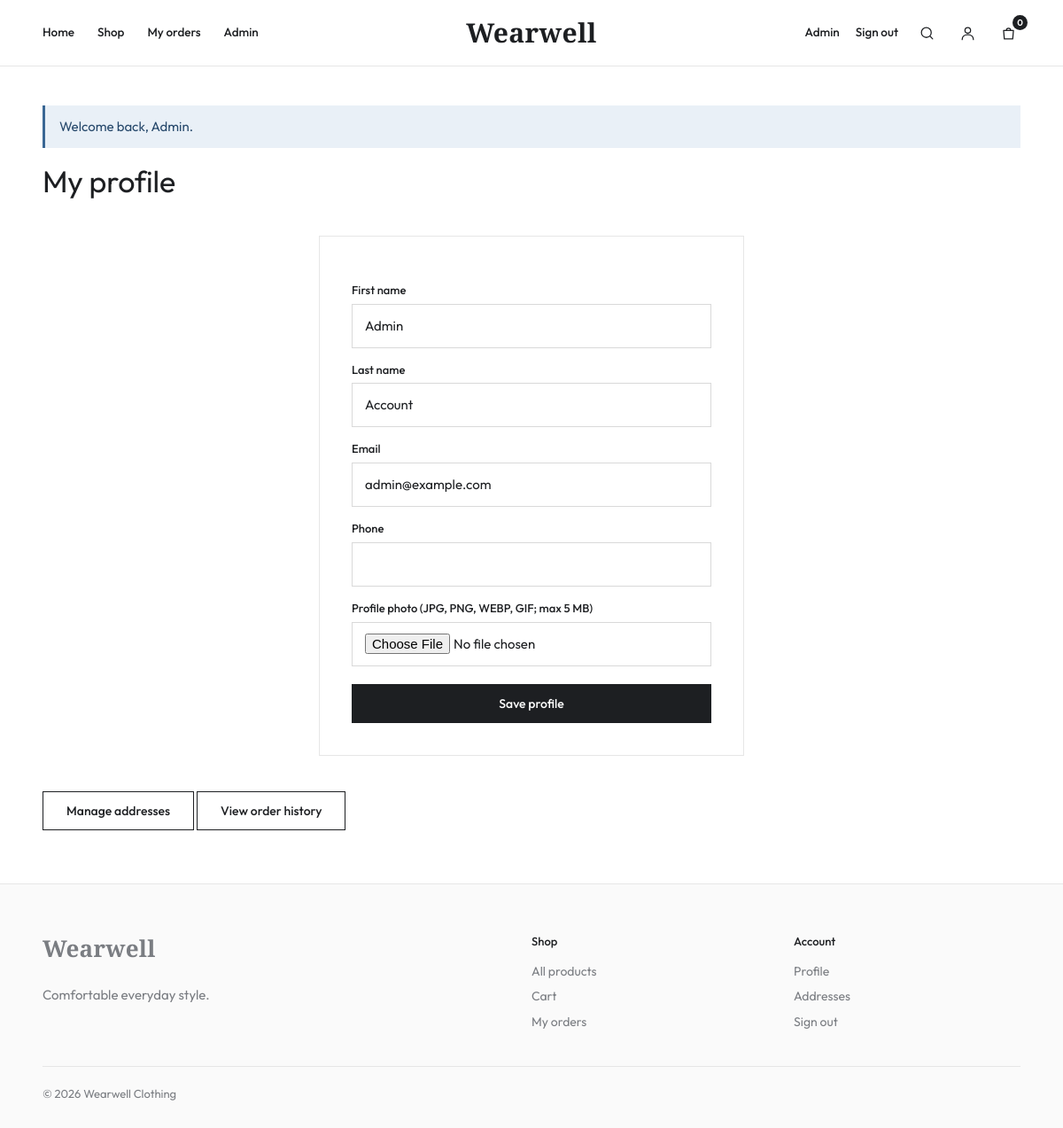
Screenshot of /user/profile.php (signed in) with the database file from the repository.
### tables this page shows
CREATE TABLE users (
    user_id BIGINT UNSIGNED AUTO_INCREMENT PRIMARY KEY,
    role_name ENUM('Customer', 'Admin') NOT NULL DEFAULT 'Customer',
    status_id TINYINT UNSIGNED NOT NULL,
    first_name VARCHAR(80) NOT NULL,
    last_name VARCHAR(80) NOT NULL,
    email VARCHAR(190) NOT NULL UNIQUE,
    password_hash VARCHAR(255) NOT NULL,
    phone VARCHAR(30) NULL,
    profile_photo VARCHAR(255) NULL,
    created_at TIMESTAMP NOT NULL DEFAULT CURRENT_TIMESTAMP,
    updated_at TIMESTAMP NOT NULL DEFAULT CURRENT_TIMESTAMP ON UPDATE CURRENT_TIMESTAMP,
    CONSTRAINT fk_users_status FOREIGN KEY (status_id) REFERENCES account_statuses (status_id)
);

### includes/functions.php (called while the page is built, shortened)
<?php
function e(mixed $value): string
{
    return htmlspecialchars((string) $value, ENT_QUOTES, "UTF-8");
}
function current_user(): ?array
{
    return $_SESSION["user"] ?? null;
}
function cart_count(PDO $pdo): int
{
    $q = $pdo->prepare(
        "SELECT COALESCE(SUM(quantity),0) FROM cart_items WHERE user_id=?",
    );
    $q->execute([current_user()["id"]]);
    return (int) $q->fetchColumn();
}

### user/profile.php (the view, shortened to what this page needs)
<?php
require_once __DIR__ . "/../includes/functions.php";
$q = $pdo->prepare(
    "SELECT first_name,last_name,email,phone,profile_photo FROM users WHERE user_id=?",
);
$q->execute([current_user()["id"]]);
$profile = $q->fetch();
require __DIR__ . "/../includes/header.php";
?>
<h1 class="page-title">My profile</h1>
<form class="form-card" method="post" enctype="multipart/form-data">
  <input type="hidden" name="csrf" value="<?= e(
      csrf_token(),
  ) ?>" /><label>First name</label><input name="first_name" value="<?= e(
    $profile["first_name"],
) ?>" /><label>Last name</label
  ><input name="last_name" value="<?= e(
      $profile["last_name"],
  ) ?>" /><label>Email</label><input name="email" value="<?= e(
    $profile["email"],
) ?>" /><label>Phone</label><input name="phone" value="<?= e(
    $profile["phone"] ?? "",
) ?>" /><label
    >Profile photo (JPG, PNG, WEBP, GIF; max 5 MB)</label
  ><input type="file" name="profile_photo" accept="image/jpeg,image/png,image/webp,image/gif" /><?php if (
      $profile["profile_photo"]
  ): ?>
  <p><img style="max-width: 140px; border-radius: 50%" src="<?= APP_BASE .
      "/" .
      e($profile["profile_photo"]) ?>" alt="Profile photo" /></p>
  <?php endif; ?>
  <button>Save profile</button>
</form>
<p><a class="button secondary" href="<?= APP_BASE ?>/user/addresses.php">Manage addresses</a> <a class="button secondary" href="<?= APP_BASE ?>/orders.php">View order history</a></p>
<?php require __DIR__ . "/../includes/footer.php"; ?>

### includes/header.php (shortened to what this page needs)
<?php
require_once __DIR__ . "/functions.php";
$pageTitle = $pageTitle ?? "Wearwell Clothing";
$notice = $_SESSION["flash"] ?? null;
$fullWidth = $fullWidth ?? false;
$bodyClass = $bodyClass ?? "";
$isAdmin = (current_user()["role"] ?? "") === "Admin";
$currentAdminPage = basename($_SERVER["SCRIPT_NAME"] ?? "");
$isAdminPage =
    $isAdmin &&
    strpos($_SERVER["SCRIPT_NAME"] ?? "", "/admin/") !== false &&
    $currentAdminPage !== "index.php";
?>
<!doctype html>
<html lang="en">
    <head>
        <link
            rel="stylesheet"
            href="/clothing-store-backup/assets/css/style.css?v=<?= filemtime(
                __DIR__ . "/../assets/css/style.css",
            ) ?>"
        >
    </head>
    <body class="<?= e(
        trim($bodyClass . ($isAdminPage ? " admin-body" : "")),
    ) ?>">
        <?php if ($isAdminPage): ?>
            <div class="admin-shell">
                <aside class="admin-sidebar">
                    <a class="admin-brand" href="/clothing-store-backup/admin/index.php">
                        <svg viewBox="0 0 24 24" aria-hidden="true">
                            <path d="m3 7 9-4 9 4-9 4-9-4zM3 12l9 4 9-4M3 17l9 4 9-4"/>
                        </svg>
                        <span>Wearwell Admin</span>
                    </a>
                    <nav class="admin-nav" aria-label="Admin navigation">
                        <?php
                        $adminNav = [
                            [
                                "index.php",
                                "Dashboard",
                                "M3 3h7v7H3zM14 3h7v7h-7zM14 14h7v7h-7zM3 14h7v7H3z",
                            ],
                            [
                                "catalog.php",
                                "Catalog",
                                "M4 4h16v16H4zM8 8h8M8 12h8M8 16h5",
                            ],
                            [
                                "products.php",
                                "Products",
                                "M4 7h16l-1 13H5L4 7zM9 7a3 3 0 0 1 6 0",
                            ],
                            [
                                "orders.php",
                                "Orders",
                                "M5 4h14v17H5zM8 8h8M8 12h8M8 16h5",
                            ],
                            [
                                "users.php",
                                "Customers",
                                "M16 21v-2a4 4 0 0 0-4-4H8a4 4 0 0 0-4 4v2M10 11a4 4 0 1 0 0-8 4 4 0 0 0 0 8M20 8v6M17 11h6",
                            ],
                            [
                                "expenses.php",
                                "Expenses",
                                "M12 2v20M17 5H9.5a3.5 3.5 0 0 0 0 7h5a3.5 3.5 0 0 1 0 7H6",
                            ],
                            [
                                "reports.php",
                                "Reports",
                                "M4 19V5M4 19h17M8 15l4-4 3 2 5-6",
                            ],
                        ];
                        foreach ($adminNav as [$file, $label, $icon]):
                            $active = $currentAdminPage === $file; ?>
                            <a
                                class="admin-nav-link<?= $active
                                    ? " active"
                                    : "" ?>"
                                href="/clothing-store-backup/admin/<?= e(
                                    $file,
                                ) ?>"
                                <?= $active ? 'aria-current="page"' : "" ?>
                            >
                                <svg viewBox="0 0 24 24" aria-hidden="true">
                                    <path d="<?= e($icon) ?>"/>
                                </svg>
                                <span><?= e($label) ?></span>
                            </a>
                        <?php
                        endforeach;
                        ?>
                    </nav>
                    <div class="admin-sidebar-bottom">
                        <a class="admin-store-link" href="/clothing-store-backup/index.php">
                            <svg viewBox="0 0 24 24" aria-hidden="true">
                                <path d="M3 10h18l-2-6H5l-2 6ZM5 10v10h14V10M9 20v-6h6v6"/>
                            </svg>
                            View storefront
                        </a>
                        <a class="admin-signout" href="/clothing-store-backup/user/logout.php">
                            Sign out
                        </a>
                    </div>
                </aside>
                <div class="admin-workspace">
                    <header class="admin-topbar">
                        <?php if ($currentAdminPage === "index.php"): ?>
                            <h1><?= e($pageTitle) ?></h1>
                        <?php endif; ?>
                        <form
                            class="admin-search"
                            method="get"
                            action="/clothing-store-backup/admin/index.php"
                        >
                            <svg viewBox="0 0 24 24" aria-hidden="true">
                                <circle cx="11" cy="11" r="7"/>
                                <path d="m21 21-4.3-4.3"/>
                            </svg>
                            <input
                                type="search"
                                name="q"
                                value="<?= e($_GET["q"] ?? "") ?>"
                                placeholder="Search orders by ID or customer…"
                                aria-label="Search orders by number or customer"
                            >
                        </form>
                        <div class="admin-account">
                            <a
                                class="admin-top-action"
                                href="/clothing-store-backup/admin/orders.php"
                                aria-label="Orders"
                            >
                                <svg viewBox="0 0 24 24" aria-hidden="true">
                                    <path d="M4 5h2l2.2 10.2a2 2 0 0 0 2 1.6h7.6a2 2 0 0 0 2-1.6L21 8H7M10 21h.01M18 21h.01"/>
                                </svg>
                            </a>
                            <a
                                class="admin-top-action"
                                href="/clothing-store-backup/admin/users.php"
                                aria-label="Customers"
                            >
                                <svg viewBox="0 0 24 24" aria-hidden="true">
                                    <path d="M21 11.5a8.4 8.4 0 0 1-.9 3.8 8.5 8.5 0 0 1-7.6 4.7 8.4 8.4 0 0 1-3.8-.9L3 21l1.9-5.7a8.4 8.4 0 0 1-.9-3.8 8.5 8.5 0 0 1 4.7-7.6 8.4 8.4 0 0 1 3.8-.9h.5a8.5 8.5 0 0 1 8 8v.5z"/>
                                </svg>
                            </a>
                            <span class="admin-avatar" aria-hidden="true">
                                <?= e(
                                    strtoupper(
                                        substr(
                                            current_user()["name"] ?? "A",
                                            0,
                                            1,
                                        ),
                                    ),
                                ) ?>
                            </span>
                        </div>
                    </header>
                    <main class="admin-main">
        <?php else: ?>
            <?php $headerCartCount = cart_count($pdo); ?>
            <header class="site-header">
                <nav aria-label="Main">
                    <a href="/clothing-store-backup/index.php">Home</a>
                    <a href="/clothing-store-backup/shop.php">Shop</a>
                    <?php if (current_user()): ?>
                        <a href="/clothing-store-backup/orders.php">My orders</a>
                    <?php endif; ?>
                    <?php if ($isAdmin): ?>
                        <a href="/clothing-store-backup/admin/index.php">Admin</a>
                    <?php endif; ?>
                </nav>
                <a class="brand" href="/clothing-store-backup/index.php">
                    Wearwell<span> Clothing</span>
                </a>
                <div class="header-tools">
                    <?php if (current_user()): ?>
                        <a
                            class="user-name"
                            href="/clothing-store-backup/user/profile.php"
                        >
                            <?= e(current_user()["name"]) ?>
                        </a>
                        <a href="/clothing-store-backup/user/logout.php">Sign out</a>
                    <?php else: ?>
                        <a href="/clothing-store-backup/user/login.php">Sign in</a>
                    <?php endif; ?>
                    <?php if ($currentAdminPage !== "index.php"): ?>
                        <button
                            type="button"
                            class="icon-btn"
                            data-search-toggle
                            aria-label="Search products"
                        >
                            <svg viewBox="0 0 24 24">
                                <circle cx="11" cy="11" r="7"/>
                                <path d="m20 20-3.5-3.5"/>
                            </svg>
                        </button>
                    <?php endif; ?>
                    <a
                        class="icon-btn"
                        href="/clothing-store-backup/user/profile.php"
                        aria-label="Account"
                    >
                        <svg viewBox="0 0 24 24">
                            <circle cx="12" cy="8" r="4"/>
                            <path d="M4 21c0-4.4 3.6-7 8-7s8 2.6 8 7"/>
                        </svg>
                    </a>
                    <a
                        class="icon-btn"
                        href="/clothing-store-backup/cart.php"
                        aria-label="Cart, <?= $headerCartCount ?> items"
                    >
                        <svg viewBox="0 0 24 24">
                            <path d="M5 8h14l-1 12H6L5 8Z"/>
                            <path d="M9 8a3 3 0 0 1 6 0"/>
                        </svg>
                        <span class="cart-count"><?= $headerCartCount ?></span>
                    </a>
                </div>
            </header>
            <main class="<?= $fullWidth ? "main-full" : "container" ?>">
        <?php endif; ?>
        <?php if ($notice && !$fullWidth): ?>
            <div class="notice <?= e($notice[1]) ?>"><?= e($notice[0]) ?></div>
        <?php endif; ?>

### assets/css/style.css (style rules this page uses)
:root { --ink: #1d1f22; --muted: #7a7d82; --blue: #3a6794; --blue-deep: #2b5079; --tile: #f0f0f0; --tile-blue: #e3e8f2; --line: #e6e6e6; --white: #fff; --green: #2b5079; --cream: #f0f0f0; --danger: #a33a2f; --sans: "Outfit", system-ui, -apple-system, "Segoe UI", Arial, sans-serif; --serif: "Playfair Display", Georgia, serif; }
* { box-sizing: border-box; }
html { scroll-behavior: smooth; }
body { margin: 0; color: var(--ink); font: 15px/1.6 var(--sans); background: #fff; -webkit-font-smoothing: antialiased; }
a { color: var(--blue-deep); }
.site-header { position: relative; z-index: 20; display: grid; grid-template-columns: 1fr auto 1fr; align-items: center; gap: 20px; padding: 22px max(4vw, 22px); background: #fff; border-bottom: 1px solid var(--line); }
.site-header nav { display: flex; gap: 26px; align-items: center; flex-wrap: wrap; }
.site-header nav a, .header-tools a, .header-tools button { color: var(--ink); text-decoration: none; font-size: 13.5px; font-weight: 500; }
.brand { font: 700 30px/1 var(--serif); letter-spacing: 0.01em; text-decoration: none; color: var(--ink); justify-self: center; }
.header-tools { display: flex; justify-content: flex-end; align-items: center; gap: 18px; }
.header-tools .icon-btn { position: relative; display: grid; place-items: center; width: 28px; height: 28px; background: none; border: 0; padding: 0; color: inherit; cursor: pointer; }
.header-tools svg { width: 19px; height: 19px; stroke: currentColor; fill: none; stroke-width: 1.6; stroke-linecap: round; stroke-linejoin: round; }
.cart-count { position: absolute; top: -6px; right: -8px; min-width: 17px; height: 17px; border-radius: 9px; background: var(--ink); color: #fff; font-size: 10px; font-weight: 600; display: grid; place-items: center; padding: 0 4px; }
.user-name { font-size: 13px; color: var(--muted); }
.container { width: min(1280px, 92%); margin: 44px auto; min-height: 60vh; }
.page-title { font: 400 34px/1.2 var(--sans); margin: 0 0 6px; letter-spacing: -0.005em; }
.button, button { display: inline-block; background: var(--ink); border: 1px solid var(--ink); color: #fff; text-decoration: none; padding: 12px 26px; cursor: pointer; font: 500 14px var(--sans); transition: background 0.2s, color 0.2s; }
.button.secondary, button.secondary { background: transparent; color: var(--ink); border: 1px solid var(--ink); }
label { display: block; font-size: 13px; margin: 14px 0 5px; font-weight: 500; }
input, select, textarea { width: 100%; padding: 12px 14px; border: 1px solid #d9d9d9; border-radius: 0; font: inherit; background: #fff; color: var(--ink); }
.form-card { max-width: 480px; margin: 40px auto; padding: 36px; border: 1px solid var(--line); background: #fff; }
.form-card button { width: 100%; margin-top: 20px; }
.notice { padding: 12px 16px; margin: 0 0 18px; background: #e9f0f7; color: #27496c; border-left: 3px solid var(--blue); }

### rows the page displays
users: first_name "Admin", last_name "Account", email "admin@example.com"

### other values shown
$headerCartCount "0"
$notice[0] "Welcome back, Admin."
